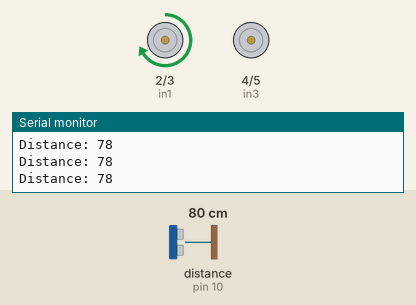
Recording of a sketch running on a simulated Arduino Uno, built with avr-gcc and run on an emulated ATmega328P. On the bench: motor-driver pin pairs drawn as motors (green arrow = first pin HIGH = forward, orange = second pin HIGH = backward, longer = more drive, scaled by the enable pin), the last lines printed to the serial monitor. Wiring (inferred from the names in the program): ultrasonic range finder: trigger pin 11; echo pin 10. The inputs (shaded band) are chosen by the test bench; at power-on: distance to the obstacle (sensor on pin 10) 80 cm. The echo pulse lasts 58.3 µs per cm.

Above: at 1.2 s.
1.3 s: distance to the obstacle (sensor on pin 10) set to 40 cm
4.3 s: distance to the obstacle (sensor on pin 10) set to 31 cm
At 5.0 s:
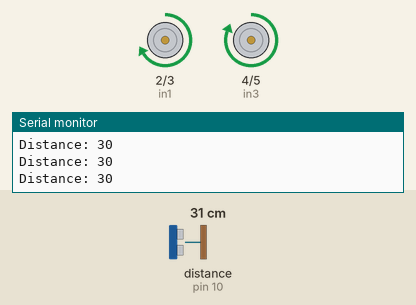
5.8 s: distance to the obstacle (sensor on pin 10) set to 250 cm
At 6.5 s:
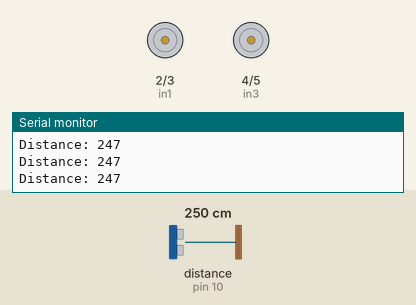
7.3 s: distance to the obstacle (sensor on pin 10) set to 207 cm
8.8 s: distance to the obstacle (sensor on pin 10) set to 196 cm
At 9.7 s:
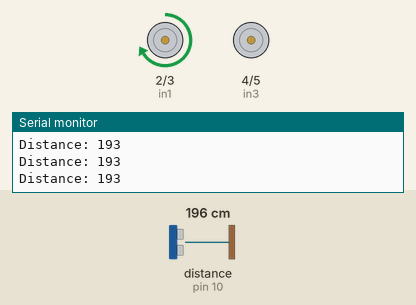
10.3 s: distance to the obstacle (sensor on pin 10) set to 299 cm
At 10.6 s:
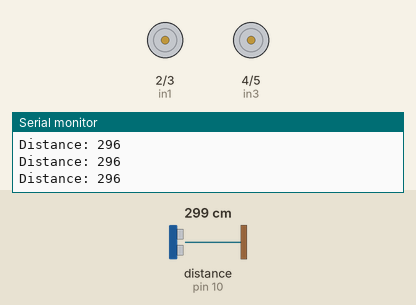
Timing chart, 0 to 12.8 s (numbered marks = the images above; inputs shaded):
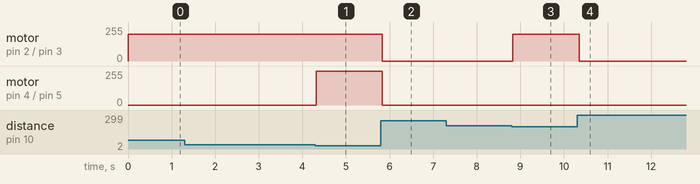

The sketch:

SumoMain.ino
```cpp
#include <printf.h>

int enA = 6;
int in1 = 2;
int in2 = 3;
int enB = 7;
int in3 = 4;
int in4 = 5;

const int trigUp = 8;
const int echoUp = 9;
const int trigPin = 11;
const int echoPin = 10;

int speed1 = 150, speed2 = 200;

void goFront(){
  analogWrite(enA, speed2);
  analogWrite(enB, speed2);

  digitalWrite(in1, HIGH);
  digitalWrite(in2, LOW);
  digitalWrite(in3, HIGH);
  digitalWrite(in4, LOW);

  //Serial.println("Front");
}

void rotateLeft(){
  analogWrite(enA, 200);
  analogWrite(enB, 0);

  digitalWrite(in1, HIGH);
  digitalWrite(in2, LOW);
  digitalWrite(in3, LOW);
  digitalWrite(in4, LOW);

  //Serial.print("Left");
}

void Stop(){
  analogWrite(enA, LOW);
  analogWrite(enB, LOW);
}

int getDistance(int trigP, int echoP){
  digitalWrite(trigP, LOW);
  delayMicroseconds(2);

  digitalWrite(trigP, HIGH);
  delayMicroseconds(10);
  digitalWrite(trigP, LOW);

  long duration = pulseIn(echoP, HIGH);

  int distance= duration*0.034/2;
  return distance;
}

void setup() {
  Serial.begin(9600);

  pinMode(enA, OUTPUT);
  pinMode(in1, OUTPUT);
  pinMode(in2, OUTPUT);
  pinMode(enB, OUTPUT);
  pinMode(in3, OUTPUT);
  pinMode(in4, OUTPUT);

  pinMode(trigPin, OUTPUT);
  pinMode(echoPin, INPUT);
  pinMode(trigUp, OUTPUT);
  pinMode(echoUp, INPUT);

  Stop();
}

void loop() {
  int dist = getDistance(trigPin, echoPin);

  if(dist < 35){
    goFront();
  }else if(dist < 200){
    rotateLeft();
  }else{
    Stop();
  }

  Serial.print("Distance: ");
  Serial.println(dist);
  delay(30);
}
```

Measured:
- the behaviour switches between 36 and 35 cm on distance to the obstacle (sensor on pin 10) (found by bisection; images 0 and 1)
- the behaviour switches between 202 and 201 cm on distance to the obstacle (sensor on pin 10) (found by bisection; images 2 and 3)
- after the input at 4.3 s, motor on pin 4 (in3) / pin 5 (in4): stopped → forward 255/255 at once
- after the input at 5.8 s, motor on pin 2 (in1) / pin 3 (in2): forward 200/255 → stopped at once; motor on pin 4 (in3) / pin 5 (in4): forward 255/255 → stopped at once
- after the input at 8.8 s, motor on pin 2 (in1) / pin 3 (in2): stopped → forward 200/255 at once
- after the input at 10.3 s, motor on pin 2 (in1) / pin 3 (in2): forward 200/255 → stopped after 0.05 s
